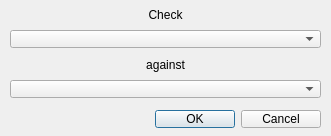
<?xml version="1.0" encoding="UTF-8"?>
<ui version="4.0">
 <class>CQDlgEntityVsEntitySelection</class>
 <widget class="QDialog" name="CQDlgEntityVsEntitySelection">
  <property name="geometry">
   <rect>
    <x>0</x>
    <y>0</y>
    <width>331</width>
    <height>136</height>
   </rect>
  </property>
  <property name="windowTitle">
   <string>Collision Object, Selection of Entities</string>
  </property>
  <widget class="QDialogButtonBox" name="qqOkCancel">
   <property name="geometry">
    <rect>
     <x>10</x>
     <y>110</y>
     <width>311</width>
     <height>18</height>
    </rect>
   </property>
   <property name="standardButtons">
    <set>QDialogButtonBox::Cancel|QDialogButtonBox::Ok</set>
   </property>
  </widget>
  <widget class="QLabel" name="label_2">
   <property name="geometry">
    <rect>
     <x>10</x>
     <y>5</y>
     <width>311</width>
     <height>20</height>
    </rect>
   </property>
   <property name="text">
    <string>Check</string>
   </property>
   <property name="alignment">
    <set>Qt::AlignCenter</set>
   </property>
  </widget>
  <widget class="QLabel" name="label_3">
   <property name="geometry">
    <rect>
     <x>10</x>
     <y>55</y>
     <width>311</width>
     <height>20</height>
    </rect>
   </property>
   <property name="text">
    <string>against</string>
   </property>
   <property name="alignment">
    <set>Qt::AlignCenter</set>
   </property>
  </widget>
  <widget class="QComboBox" name="qqEntity1">
   <property name="geometry">
    <rect>
     <x>10</x>
     <y>30</y>
     <width>311</width>
     <height>18</height>
    </rect>
   </property>
   <property name="maxVisibleItems">
    <number>50</number>
   </property>
  </widget>
  <widget class="QComboBox" name="qqEntity2">
   <property name="geometry">
    <rect>
     <x>10</x>
     <y>80</y>
     <width>311</width>
     <height>18</height>
    </rect>
   </property>
   <property name="maxVisibleItems">
    <number>50</number>
   </property>
  </widget>
 </widget>
 <tabstops>
  <tabstop>qqEntity1</tabstop>
  <tabstop>qqEntity2</tabstop>
  <tabstop>qqOkCancel</tabstop>
 </tabstops>
 <resources/>
 <connections/>
</ui>
